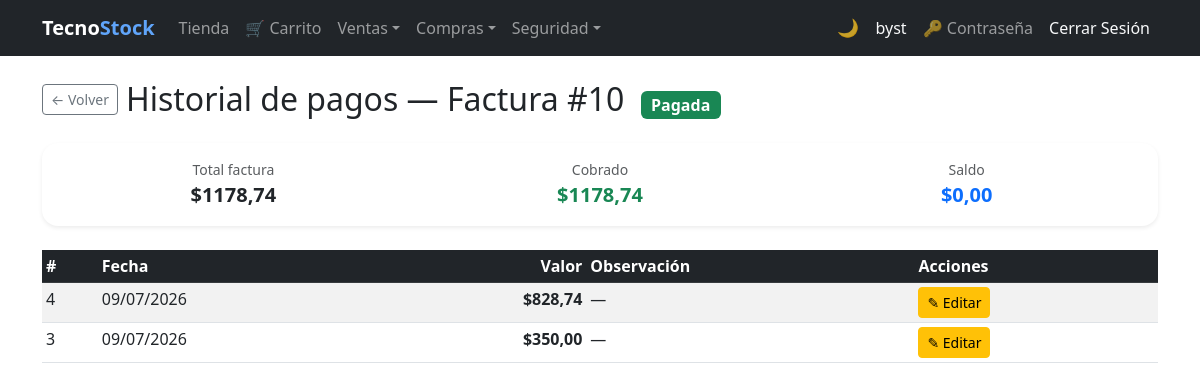
The page /cobros/facturas/10/historial/ (signed in) on the database its author committed.
### billing/models.py (models this page shows, shortened)
class Invoice(models.Model):
    BORRADOR = 0
    EMITIDA  = 1
    ANULADA  = 2
    ESTADO_CHOICES = [
        (BORRADOR, 'Borrador'),
        (EMITIDA,  'Emitida'),
        (ANULADA,  'Anulada'),
    ]
    PENDIENTE = 'PENDIENTE'
    PAGADA    = 'PAGADA'
    ESTADO_COBRO_CHOICES = [
        (PENDIENTE, 'Pendiente'),
        (PAGADA,    'Pagada'),
    ]
    CONTADO = 'contado'
    CREDITO = 'credito'
    TIPO_PAGO_CHOICES = [
        (CONTADO, 'Contado'),
        (CREDITO, 'Crédito'),
    ]
    customer     = models.ForeignKey(Customer, on_delete=models.PROTECT, related_name='invoices')
    invoice_date = models.DateTimeField(auto_now_add=True)
    subtotal     = models.DecimalField(max_digits=12, decimal_places=2, default=0)
    tax          = models.DecimalField(max_digits=12, decimal_places=2, default=0)
    total        = models.DecimalField(max_digits=12, decimal_places=2, default=0)
    estado       = models.PositiveSmallIntegerField(
                       choices=ESTADO_CHOICES, default=BORRADOR, verbose_name='Estado')
    is_active    = models.BooleanField(default=True)
    PAYMENT_CHOICES = [('card', 'Tarjeta'), ('paypal', 'PayPal')]
    payment_method  = models.CharField(
                          max_length=10, choices=PAYMENT_CHOICES, null=True, blank=True,
                          verbose_name='Método de pago')
    paypal_order_id = models.CharField(max_length=64, null=True, blank=True)
    saldo        = models.DecimalField(
                       max_digits=12, decimal_places=2, default=0,
                       verbose_name='Saldo pendiente de cobro')
    estado_cobro = models.CharField(
                       max_length=10, choices=ESTADO_COBRO_CHOICES,
                       default=PENDIENTE, verbose_name='Estado de cobro')
    tipo_pago    = models.CharField(
                       max_length=10, choices=TIPO_PAGO_CHOICES,
                       default=CREDITO, verbose_name='Tipo de pago')
    class Meta:
        ordering = ['-invoice_date']
    @property
    def estado_cobro_badge_class(self):
        return 'bg-success' if self.estado_cobro == self.PAGADA else 'bg-warning text-dark'
    @property
    def pendiente_de_pago(self):
        return self.estado == self.EMITIDA and self.saldo > 0
    @property
    def cobrado(self):
        return self.total - self.saldo

### creditoventa/models.py (models this page shows, shortened)
class CobroFactura(models.Model):
    factura     = models.ForeignKey(
                      Invoice, on_delete=models.PROTECT, related_name='cobros',
                      verbose_name='Factura')
    fecha       = models.DateField(verbose_name='Fecha de pago')
    valor       = models.DecimalField(
                      max_digits=10, decimal_places=2,
                      validators=[MinValueValidator(Decimal('0.01'))],
                      verbose_name='Valor abonado')
    observacion = models.TextField(blank=True, verbose_name='Observación')
    created_at  = models.DateTimeField(auto_now_add=True)
    class Meta:
        verbose_name        = 'Cobro de Factura'
        verbose_name_plural  = 'Cobros de Facturas'
        ordering             = ['-fecha', '-id']

### creditoventa/views.py (the view)
# urls.py: path('facturas/<int:factura_pk>/historial/', views.historial_pagos, name='historial_pagos'),
@roles_required(*ROLES_COBROS)
def historial_pagos(request, factura_pk):
    factura = get_object_or_404(Invoice.objects.select_related('customer'), pk=factura_pk)
    cobros = factura.cobros.all()
    return render(request, 'creditoventa/historial_pagos.html', {
        'factura': factura, 'cobros': cobros,
    })

### security/templatetags/security_tags.py (called while the page is built)
@register.filter(name='has_group')
def has_group(user, group_name):
    if not user.is_authenticated:
        return False
    if user.is_superuser:  # el superusuario ve todo
        return True
    return user.groups.filter(name=group_name).exists()

### creditoventa/templates/creditoventa/historial_pagos.html (shortened to what this page needs)
{% extends 'billing/base.html' %}
{% block content %}
<div class="d-flex flex-wrap align-items-center gap-2 mb-4">
  <a href="{% url 'creditoventa:factura_list' %}" class="btn btn-outline-secondary btn-sm">&#8592; Volver</a>
  <h2 class="mb-0 me-auto">
    Historial de pagos — Factura #{{ factura.id }}
    <span class="badge {{ factura.estado_cobro_badge_class }} fs-6 ms-2">{{ factura.get_estado_cobro_display }}</span>
  </h2>
</div>
<div class="card border-0 shadow-sm rounded-4 mb-4">
  <div class="card-body">
    <div class="row g-3 text-center">
      <div class="col-4">
        <small class="text-muted d-block">Total factura</small>
        <span class="fw-bold fs-5">${{ factura.total }}</span>
      </div>
      <div class="col-4">
        <small class="text-muted d-block">Cobrado</small>
        <span class="fw-bold fs-5 text-success">${{ factura.cobrado }}</span>
      </div>
      <div class="col-4">
        <small class="text-muted d-block">Saldo</small>
        <span class="fw-bold fs-5 text-primary">${{ factura.saldo }}</span>
      </div>
    </div>
  </div>
</div>
<table class="table table-striped table-hover table-sm">
  <thead class="table-dark">
    <tr>
      <th>#</th><th>Fecha</th><th class="text-end">Valor</th><th>Observación</th><th>Acciones</th>
    </tr>
  </thead>
  <tbody>
    {% for cobro in cobros %}
    <tr>
      <td>{{ cobro.id }}</td>
      <td>{{ cobro.fecha|date:"d/m/Y" }}</td>
      <td class="text-end fw-semibold">${{ cobro.valor }}</td>
      <td>{{ cobro.observacion|default:"—" }}</td>
      <td class="d-flex gap-2">
        <a href="{% url 'creditoventa:cobro_update' cobro.id %}" class="btn btn-sm btn-warning">&#9998; Editar</a>
      </td>
    </tr>
    {% empty %}
    <tr><td colspan="5" class="text-center">Aún no se han registrado pagos sobre esta factura.</td></tr>
    {% endfor %}
  </tbody>
</table>
{% endblock %}

### billing/templates/billing/base.html (shortened to what this page needs)
{% load security_tags %}
<!DOCTYPE html>
<html lang="es">
<head>
  <link href="https://cdn.jsdelivr.net/npm/bootstrap@5.3.0/dist/css/bootstrap.min.css" rel="stylesheet">
</head>
<body>
<nav class="navbar navbar-expand-lg navbar-dark bg-dark">
  <div class="container">
    <a class="navbar-brand fw-bold" href="{% url 'billing:home' %}">Tecno<span class="nav-brand-accent">Stock</span></a>
    <div class="collapse navbar-collapse" id="nav">
      <ul class="navbar-nav me-auto">
        {% if user.is_authenticated %}
        {% if user|has_group:'Cliente' %}
        <li class="nav-item"><a class="nav-link" href="{% url 'store:catalog' %}">Tienda</a></li>
        <li class="nav-item"><a class="nav-link" href="{% url 'store:cart' %}">&#128722; Carrito</a></li>
        {% endif %}
        <li class="nav-item dropdown">
          <a class="nav-link dropdown-toggle" href="#" role="button" data-bs-toggle="dropdown" aria-expanded="false">Ventas</a>
        </li>
        {% if user|has_group:'Analista de Compras' or user|has_group:'Administrador' or not user|has_any_group %}
        <li class="nav-item dropdown">
          <a class="nav-link dropdown-toggle" href="#" role="button" data-bs-toggle="dropdown" aria-expanded="false">Compras</a>
        </li>
        {% endif %}
        {% if user|has_group:'Administrador' %}
        <li class="nav-item dropdown">
          <a class="nav-link dropdown-toggle" href="#" role="button" data-bs-toggle="dropdown" aria-expanded="false">Seguridad</a>
        </li>
        {% endif %}
        {% endif %}
      </ul>
      <ul class="navbar-nav align-items-center">
        <li class="nav-item"><button type="button" class="theme-toggle-btn" id="theme-toggle" onclick="toggleTheme()" title="Cambiar tema claro / oscuro"><span id="theme-icon">&#127769;</span></button></li>
        <li class="nav-item">{% if user.is_authenticated %}<a class="nav-link text-light" href="{% url 'billing:dashboard' %}">{{ user.username }}</a>{% endif %}</li>
        <li class="nav-item">{% if user.is_authenticated %}<a class="nav-link" href="{% url 'password_change' %}" title="Cambiar contraseña">&#128273; Contraseña</a>{% endif %}</li>
        <li class="nav-item">{% if user.is_authenticated %}<form method="post" action="{% url 'logout' %}" class="d-inline">{% csrf_token %}<button type="submit" class="nav-link btn btn-link text-light btn-nav-link">Cerrar Sesión</button></form>{% else %}<a class="nav-link" href="{% url 'login' %}">Iniciar Sesión</a>{% endif %}</li>
      </ul>
    </div>
  </div>
</nav>
<div class="container mt-4">
  {% block content %}{% endblock %}
</div>
</body>
</html>

### billing/templates/billing/base.html (style rules this page uses)
.btn-nav-link { text-decoration: none; }
.nav-brand-accent { color: #60a5fa; }
.theme-toggle-btn { background: none; border: none; cursor: pointer; font-size: 1.1rem; line-height: 1; padding: .375rem .5rem; border-radius: .375rem; transition: background .2s; color: rgba(255,255,255,.75); }

### rows shown on the page
Invoice: id "10", estado_cobro "Pagada", total "1178,74", cobrado "1178,74", saldo "0,00"
CobroFactura: id "4", fecha "09/07/2026", valor "828,74", observacion "—"
CobroFactura: id "3", fecha "09/07/2026", valor "350,00", observacion "—"

### other values the page prints
{{ user.username }} "byst"
